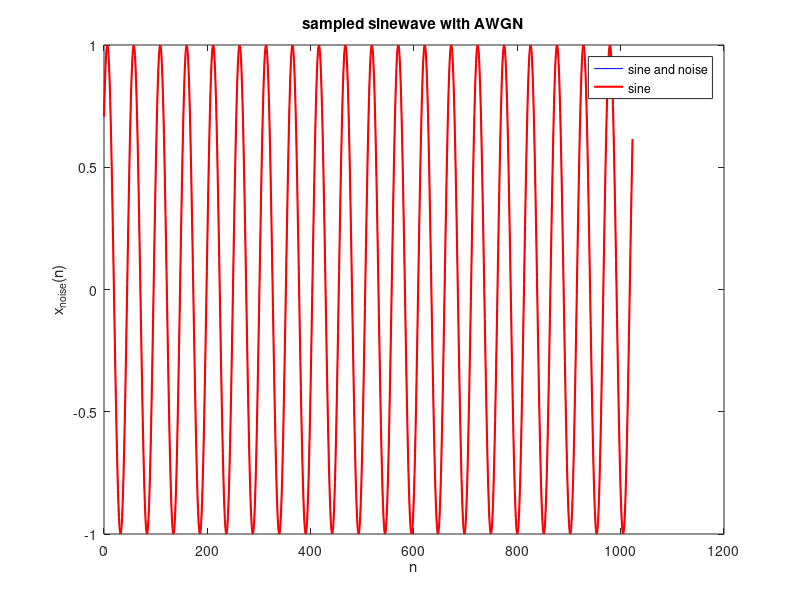
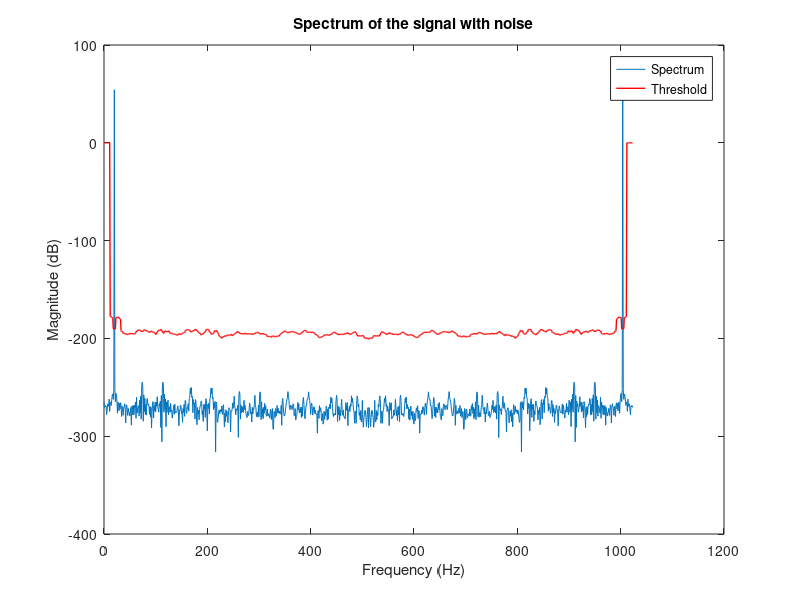

Reproduce these figures in MATLAB, in order.
% CA CFAR Algorithm
clear all;
close all;
clc;

% CA CFAR Parameters
N  = 1024;   % Sample Size
NG = 2;     % Guard Cells
NR = 10;    % Reference Cells
PFA = 10^-0.3; % Probability of False Alarm


%%%
% Test Data Generation
%%%

% sine Parameters
A0 = 1;
fs = 256;
ks1 = 20.0;
phase1 = -pi/4;

f1 = fs/N*ks1;

% sampled and "continuous"
n = 0:(N-1);
x = A0*cos(2*pi*f1/fs*n + phase1); %- 0.5*sin(2*pi*f2/fs*n + phase2);

% noise
A0eff = A0/sqrt(2);
sinePower = A0eff^2;
noise = A0eff*randn(N,1);

% signal and noise
%xnoise = x+noise';
xnoise = x;
% Plot sine with noise
figure(1)
plot(n,xnoise,'b');
hold on
plot(n,x,'r','LineWidth',1.5);
xlabel 'n'
ylabel 'x_{noise}(n)'
title('sampled sinewave with AWGN');
legend('sine and noise','sine')

% Spectral computation
X = fft(xnoise); % Compute FFT
X_db = 20*log10(abs(X)); % Convert to dB

figure(2) % plot the spectra
plot(n, X_db);
xlabel 'Frequency (Hz)'
ylabel 'Magnitude (dB)'
title('Spectrum of the signal with noise')


%%%
% CFAR
% Implement CA-CFAR Algorithm

% Number of cells under test
CUT = N - 2 * NR - 2 * NG; 

% Initialize arrays for thresholds and detected targets
thresholds = zeros(1, N);
targets = zeros(1, N);

% Calculate the scaling factor alpha using PFA
alpha = NR * (PFA^(-1/NR) - 1);

% Calculate the CA-CFAR threshold for each cell under test
for i = NR + NG + 1 : N - NR - NG %setting the range of i, i=CUT 
    %consider cells for lagging &leading window, [x1,x2,x3,CUT,x5,x6,x7]

    % Reference cells: sum of the reference cells surrounding the CUT
    lagging_cells = X_db(i - NR - NG : i - NG - 1); %cells behind CUT
    leading_cells = X_db(i + NG + 1 : i + NG + NR); %cells after CUT
    
    % Compute the noise level by avg the reference cells
    noise_level = mean([lagging_cells, leading_cells]);
    
    % calculate CFAR threshold by scaling
    threshold = noise_level * alpha;
    


    % Store the threshold
    thresholds(i) = threshold;
    
    % Check if spectra peaks go above the calculated threshold limit
    if X_db(i) > threshold
        targets(i) = X_db(i); % Target detected
        
    end
end

% Plot the resulting threshold and detected targets in the spectra plot
hold on;
plot(n, thresholds, 'r', 'LineWidth', 1); 
legend('Spectrum', 'Threshold')

% Return the number of targets
num_targets = sum(targets > 0);
disp(['Number of targets detected: ', num2str(num_targets)]);
